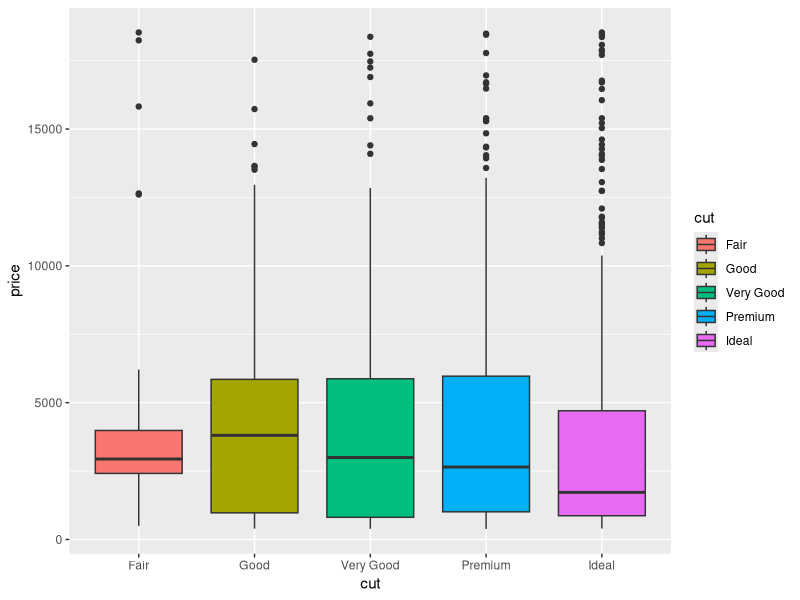
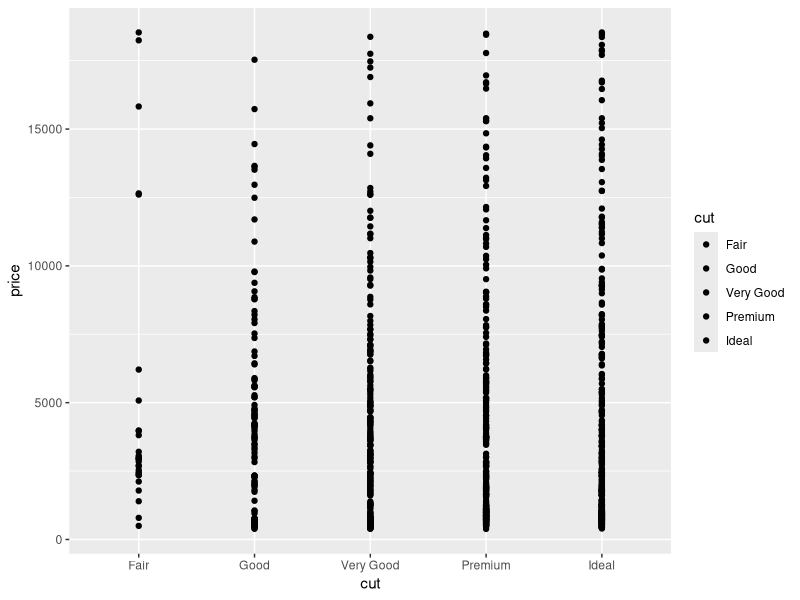

Write R code to recreate these figures, in order. (Note: this script raises an error after producing the figures.)
library(ggplot2)
library(dplyr)

df <- diamonds[sample(1:nrow(diamonds), size = 1000),]
colList = scales::hue_pal()(5)
df <- df %>% select("cut","price")
ggplot(df, aes(cut, price)) + 
  geom_boxplot(aes(fill = cut)) + 
  scale_fill_manual(values = colList)


ggplot(df, aes(cut, price)) +
  #stat_boxplot(geom ='errorbar') + 
  #geom_boxplot() +
  geom_point(aes(fill = cut)) +
  scale_fill_manual(values = colList)

ggplot(df, aes(x=cut, y=price)) +
  geom_point(position=position_jitter(width=0.3), alpha=0.1, aes(fill=cut)) +
  scale_fill_manual(values=colList) +
  geom_boxplot(fill=0, outlier.size=0)

ggplot(df, aes(x=cut, y=price)) +
  stat_boxplot(geom ='errorbar') + 
  geom_boxplot(outlier.shape=NA, aes(fill=cut), alpha = 0.3) +
  geom_point(aes(fill=cut), shape=21, position=position_jitter(width=0.3), alpha=0.5) +
  scale_fill_manual(values=colList)


